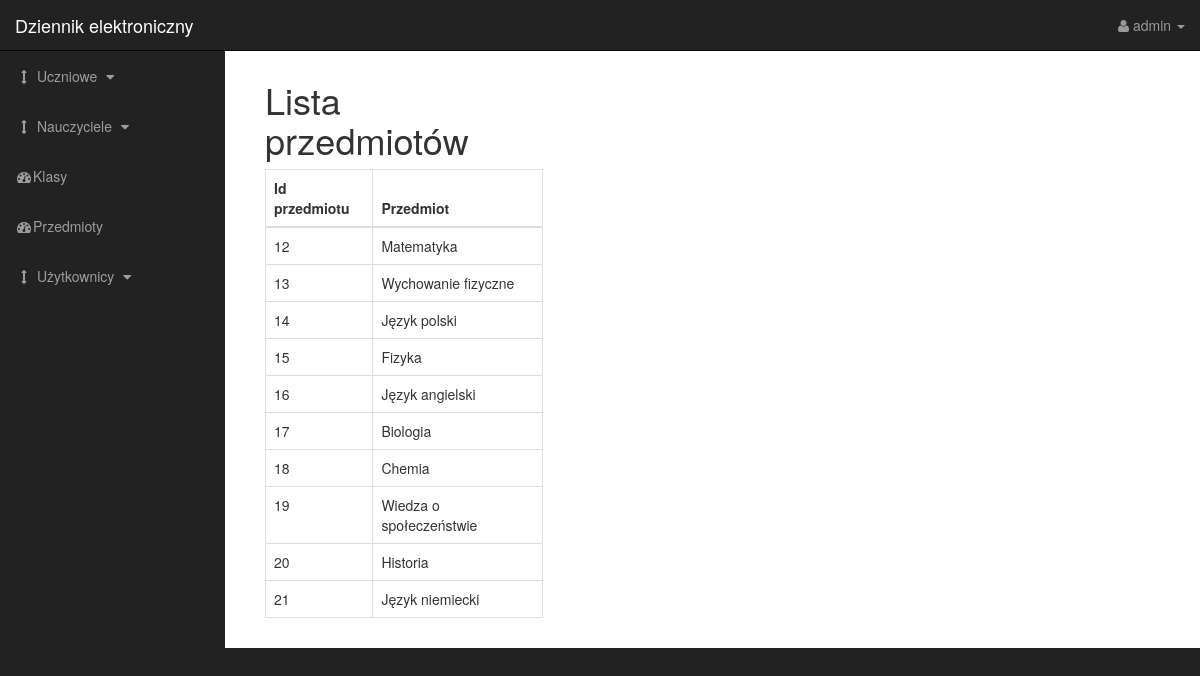
Page /inz/show_subject.php on the committed database.
### tables this page shows
CREATE TABLE `przedmiot` (
  `id_przedmiot` int(255) NOT NULL,
  `nazwa` varchar(50) DEFAULT NULL
);

### inz/show_subject.php (the view)
<?php include "includes/header.php"?>
    <div id="wrapper">
<?php include "includes/navigation.php"?>
        <div id="page-wrapper">
            <div class="container-fluid">
                <div class="row">
                    <div class="col-lg-12">
                        <div class="col-xs-4">
                        <h1>Lista przedmiotów</h1>
                            <table class="table table-bordered table-hover">
                                <thead>
                                    <tr>
                                        <th>Id przedmiotu</th>
                                        <th>Przedmiot</th>
                                    </tr>
                                </thead>
                                <tbody>
                                    <?php
                                    $query="SELECT * FROM przedmiot";
                                    $select_subject = mysqli_query($connection, $query);
                                    while($row = mysqli_fetch_array($select_subject)){
                                        $subject_id = $row['id_przedmiot'];
                                        $subject_name = $row['nazwa'];
                                        echo "<tr>";
                                        echo "<td>{$subject_id}</td>";
                                        echo "<td>{$subject_name}</td>";
                                        echo "</tr>";
                                    }
                                    ?>
                                </tbody>
                            </table>
                            </div>
                        </div>
                    </div>
                </div>
            </div>
<?php include "includes/footer.php" ?>

### inz/css/sb-admin.css (style rules this page uses)
body { margin-top: 100px; background-color: #222; }
@media (min-width:768px) { body { margin-top: 50px; } }
#wrapper { padding-left: 0; }
#page-wrapper { width: 100%; padding: 0; background-color: #fff; }
@media (min-width:768px) { #wrapper { padding-left: 225px; } }
@media (min-width:768px) { #page-wrapper { padding: 10px; } }

### rows in the picture
przedmiot: id_przedmiot "12", nazwa "Matematyka"
przedmiot: id_przedmiot "13", nazwa "Wychowanie fizyczne"
przedmiot: id_przedmiot "14", nazwa "Język polski"
przedmiot: id_przedmiot "15", nazwa "Fizyka"
przedmiot: id_przedmiot "16", nazwa "Język angielski"
przedmiot: id_przedmiot "17", nazwa "Biologia"
przedmiot: id_przedmiot "18", nazwa "Chemia"
przedmiot: id_przedmiot "19", nazwa "Wiedza o społeczeństwie"
przedmiot: id_przedmiot "20", nazwa "Historia"
przedmiot: id_przedmiot "21", nazwa "Język niemiecki"
